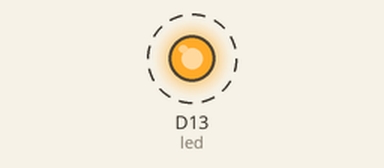
This program was run on a simulated CircuitPython board. On the bench: output pins drawn as LEDs (lit = HIGH). Dashed ring = blinking.

Above: at 0.2 s.
Timing chart, 0 to 3.0 s (numbered marks = the images above):
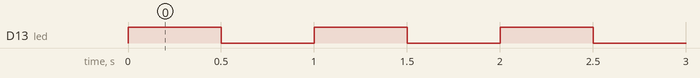

Measured:
- by itself, D13 (led): alternates HIGH for 0.50 s and LOW for 0.50 s

The program:

redled.py
```python
import board
import digitalio
import time

led = digitalio.DigitalInOut(board.D13) # board.LED works?
led.direction = digitalio.Direction.OUTPUT

while True:
    led.value = True
    time.sleep(0.5) # change the time value
    led.value = False
    time.sleep(0.5) # change the time value
```
